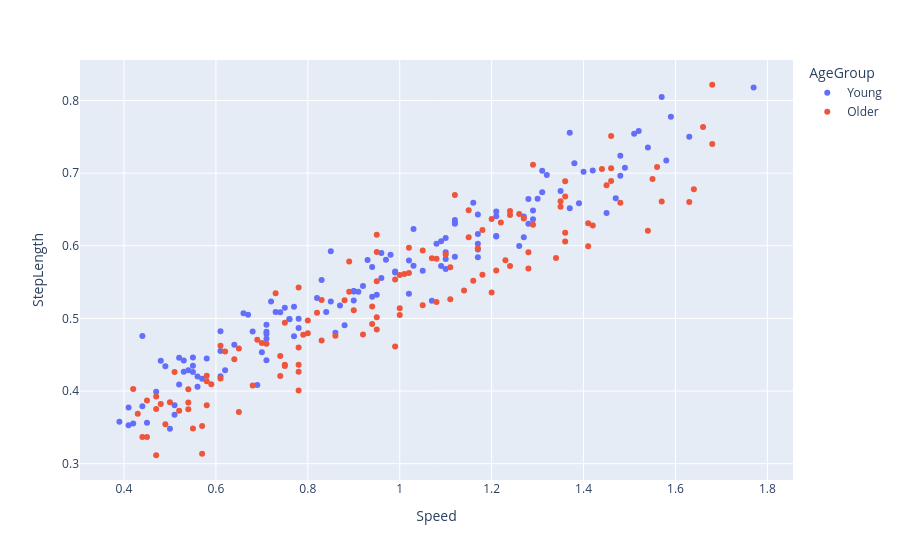

Here is the notebook cell this chart was saved with:
### Markdown cell above
### StepLength

### Code cell
def plots(df, x, y):
    """Scatter and line plots
    """
    fig = px.scatter(df, x=x, y=y, color='AgeGroup',
                     hover_data=['Subject', 'StepLength', 'Cadence', 'SpeedComf'])
    fig.show()

    grid = sns.lmplot(x=x, y=y, data=df, order=1, hue='Subject', col='AgeGroup',
                      ci=None, robust=False, scatter_kws={'alpha':.5}, line_kws={'alpha':.5},
                      facet_kws={'sharex':True, 'sharey':True}, fit_reg=True, legend=False,
                      height=4, aspect=1.5)
    grid.set(xticklabels=[])
    grid.set_xlabels('')
    plt.show()

    grid = sns.lmplot(x=x, y=y, data=df, order=1, col='AgeGroup', hue='AgeGroup',
                      ci=None, robust=False, scatter_kws={'alpha':.5}, line_kws={'alpha':.5},
                      facet_kws={'sharex':True, 'sharey':True}, fit_reg=True, legend=False,
                      height=4, aspect=1.5)
    grid.set_titles(col_template='')
    plt.show()


plots(df, x='Speed', y='StepLength')

### Figure 1 — Plotly figure (JSON) as saved in the notebook; plotly's stock layout.template omitted (floating-point values rounded to 4 significant figures; data arrays with more than 128 entries replaced by an {"elided": "..."} marker saying what was removed)
{"data": [{"customdata": {"elided": "132x3 float values"}, "hovertemplate": "AgeGroup=Young<br>Speed=%{x}<br>StepLength=%{y}<br>Subject=%{customdata[0]}<br>Cadence=%{customdata[1]}<br>SpeedComf=%{customdata[2]}<extra></extra>", "legendgroup": "Young", "marker": {"color": "#636efa", "symbol": "circle"}, "mode": "markers", "name": "Young", "orientation": "v", "showlegend": true, "type": "scatter", "x": {"elided": "132 float values"}, "xaxis": "x", "y": {"elided": "132 float values"}, "yaxis": "y"}, {"customdata": {"elided": "126x3 float values"}, "hovertemplate": "AgeGroup=Older<br>Speed=%{x}<br>StepLength=%{y}<br>Subject=%{customdata[0]}<br>Cadence=%{customdata[1]}<br>SpeedComf=%{customdata[2]}<extra></extra>", "legendgroup": "Older", "marker": {"color": "#EF553B", "symbol": "circle"}, "mode": "markers", "name": "Older", "orientation": "v", "showlegend": true, "type": "scatter", "x": [0.47, 0.64, 0.82, 0.99, 1.17, 1.35, 0.55, 0.75, 0.95, 1.16, 1.36, 1.57, 0.57, 0.78, 0.99, 1.2, 1.41, 1.63, 0.57, 0.78, 1.0, 1.21, 1.42, 1.64, 0.43, 0.59, 0.75, 0.92, 1.08, 1.24, 0.45, 0.61, 0.78, 0.95, 1.11, 1.28, 0.54, 0.75, 0.95, 1.15, 1.36, 1.56, 0.51, 0.7, 0.89, 1.08, 1.27, 1.46, 0.42, 0.48, 0.73, 0.89, 1.05, 1.2, 0.52, 0.71, 0.9, 1.1, 1.29, 1.48, 0.58, 0.8, 1.02, 1.24, 1.46, 1.68, 0.58, 0.8, 1.02, 1.24, 1.46, 1.68, 0.54, 0.74, 0.94, 1.14, 1.34, 1.54, 0.58, 0.79, 1.01, 1.22, 1.44, 1.66, 0.47, 0.65, 0.83, 1.0, 1.18, 1.36, 0.45, 0.62, 0.78, 0.95, 1.12, 1.29, 0.44, 0.61, 0.78, 0.94, 1.11, 1.28, 0.47, 0.65, 0.83, 1.0, 1.18, 1.36, 0.54, 0.74, 0.95, 1.15, 1.35, 1.55, 0.5, 0.69, 0.88, 1.07, 1.26, 1.45, 0.49, 0.68, 0.86, 1.05, 1.23, 1.41], "xaxis": "x", "y": [0.3753, 0.4438, 0.5078, 0.5535, 0.5965, 0.6537, 0.3485, 0.4361, 0.4847, 0.552, 0.6058, 0.6608, 0.3138, 0.4009, 0.4615, 0.5355, 0.5993, 0.6603, 0.3518, 0.4267, 0.5047, 0.5658, 0.6278, 0.6777, 0.3689, 0.4094, 0.4346, 0.4778, 0.5225, 0.572, 0.3368, 0.4625, 0.4599, 0.5017, 0.5263, 0.5688, 0.4024, 0.4939, 0.5915, 0.6489, 0.6887, 0.7083, 0.4263, 0.4663, 0.5366, 0.5823, 0.6377, 0.6892, 0.4029, 0.3822, 0.5345, 0.5783, 0.5935, 0.6367, 0.3729, 0.4651, 0.5112, 0.588, 0.6288, 0.6594, 0.3803, 0.4795, 0.5624, 0.6478, 0.7066, 0.7401, 0.4212, 0.4973, 0.5974, 0.6424, 0.751, 0.8216, 0.375, 0.4209, 0.4923, 0.5385, 0.5831, 0.6206, 0.4134, 0.4774, 0.561, 0.6319, 0.7056, 0.7635, 0.3925, 0.4586, 0.5253, 0.5599, 0.6216, 0.668, 0.387, 0.4545, 0.5424, 0.615, 0.67, 0.7115, 0.3368, 0.4171, 0.4362, 0.5163, 0.5704, 0.5912, 0.3117, 0.3711, 0.4696, 0.5138, 0.5602, 0.618, 0.3841, 0.4481, 0.5512, 0.6117, 0.6612, 0.6921, 0.3844, 0.4706, 0.5248, 0.5827, 0.6439, 0.6833, 0.3543, 0.4075, 0.4761, 0.5181, 0.58, 0.6311], "yaxis": "y"}], "layout": {"legend": {"title": {"text": "AgeGroup"}, "tracegroupgap": 0}, "margin": {"t": 60}, "xaxis": {"anchor": "y", "domain": [0.0, 1.0], "title": {"text": "Speed"}}, "yaxis": {"anchor": "x", "domain": [0.0, 1.0], "title": {"text": "StepLength"}}}}
